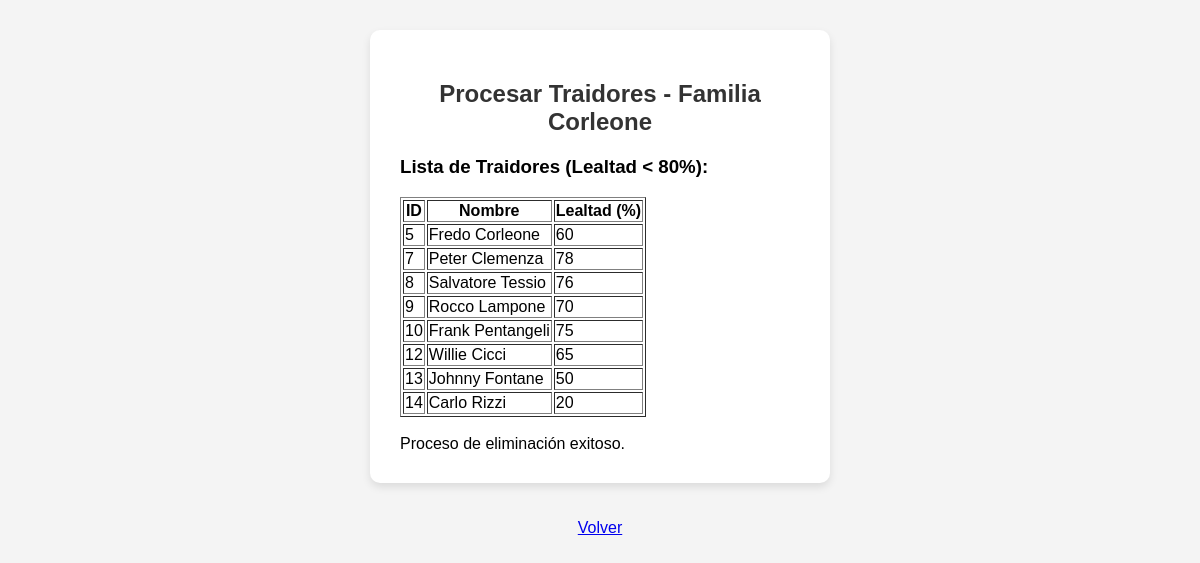
The page /Views/ProcesarTraidoresView.php on the database its author committed.
### tables this page shows
CREATE TABLE miembros (
id INT AUTO_INCREMENT PRIMARY KEY,
nombre VARCHAR(100) NOT NULL,
rol VARCHAR(50) NOT NULL,
lealtad INT NOT NULL CHECK (lealtad BETWEEN 0 AND 100)
);

### Config/Conexion.php (called while the page is built)
<?php
class Conexion
{
  private static $server = "localhost";
  private static $user = "root";
  private static $pass = "";
  private static $db = "cosa_nostra";
  private static $conexion = null;
  public static function connectPDO()
  {
    if (self::$conexion === null) {
      try {
        self::$conexion = new mysqli(self::$server, self::$user, self::$pass, self::$db);
      } catch (Exception $ex) {
        if (self::$conexion->connect_errno) {
          die("Error de conexión: " . self::$conexion->connect_error);
        } else {
          echo "Error de conexión: " . $ex->getMessage();
        }
      }
    }
    return self::$conexion;
  }
}
?>

### Controllers/FamiliaController.php (called while the page is built, shortened)
<?php
require_once __DIR__ . "/../Models/FamiliaModel.php";
class FamiliaController
{
  private $familiaModel;
  private $conexion;
  public function __construct()
  {
    $this->familiaModel = new FamiliaModel();
    $this->conexion = Conexion::connectPDO();
  }
  public function getTraidores($lealtad)
  {
    $traidores = $this->familiaModel->getTraidores($lealtad);
    return $traidores;
  }
  public function procesarTraidores($traidores)
  {
    $this->conexion->begin_transaction();
    try {
      foreach ($traidores as $traidor) {
        $this->familiaModel->eliminarMiembro($traidor['id']);
      }
      $this->conexion->commit();
      return "Proceso de eliminación exitoso.";
    } catch (Exception $ex) {
      $this->conexion->rollback();
      $this->familiaModel->eliminarTraidores();
      echo "ERROR. Todos los traidores eliminados por seguridad.";
      return "Error en proceso de eliminación: " . $ex->getMessage();
    }
  }
}
?>

### Models/FamiliaModel.php (called while the page is built, shortened)
<?php
require_once __DIR__ . "/../Config/Conexion.php";
class FamiliaModel
{
  private $conexion;
  public function __construct()
  {
    $this->conexion = Conexion::connectPDO();
  }
  public function getTraidores($lealtad)
  {
    $consulta = "SELECT * FROM miembros WHERE lealtad < ?";
    $stmt = $this->conexion->prepare($consulta);
    $stmt->bind_param("i", $lealtad);
    $stmt->execute();
    $resultado = $stmt->get_result();
    return $resultado->fetch_all(MYSQLI_ASSOC);
  }
  public function eliminarMiembro($codigoMiembro)
  {
    $consulta = "DELETE FROM miembros WHERE id = ?";
    $stmt = $this->conexion->prepare($consulta);
  }
}
?>

### Views/ProcesarTraidoresView.php (the view, shortened to what this page needs)
<?php
require_once __DIR__ . "/../Controllers/FamiliaController.php";
$familiaController = new FamiliaController();
$traidores = $familiaController->getTraidores(80);
?>
<!DOCTYPE html>
<html lang="es">
<head>
  <link rel="stylesheet" href="../Estilos/estiloForm.css">
</head>
<body>
  <div class="container">
    <h2>Procesar Traidores - Familia Corleone</h2>
    <?php if (!empty($traidores)) { ?>
      <h3>Lista de Traidores (Lealtad < 80%):</h3>
          <table border="1">
            <tr>
              <th>ID</th>
              <th>Nombre</th>
              <th>Lealtad (%)</th>
            </tr>
          <?php } ?>
          <?php
          foreach ($traidores as $traidor) {
            $id = $traidor['id'];
            $nombre = $traidor['nombre'];
            $lealtad = $traidor['lealtad'];
            echo "<tr><td>$id</td><td>$nombre</td><td>$lealtad</td></tr>";
          }
          ?>
        </table>
        <br>
        <?php
        if (!empty($traidores)) {
          echo $familiaController->procesarTraidores($traidores);
        } else {
          echo "Ya no hay traidores.";
        }
        ?>
  </div>
  <br><br>
  <a href="../Index.php">Volver</a>
</body>
</html>

### Estilos/estiloForm.css (style rules this page uses)
body { font-family: 'Arial', sans-serif; background-color: #f4f4f4; display: flex; flex-direction: column; justify-content: flex-start; align-items: center; height: 100vh; margin: 0; padding-top: 30px; }
h2 { text-align: center; color: #333; margin-bottom: 20px; }
.container { background-color: #fff; padding: 30px; border-radius: 10px; box-shadow: 0 4px 8px rgba(0, 0, 0, 0.1); width: 400px; }

### rows shown on the page
miembros: id "5", nombre "Fredo Corleone", lealtad "60"
miembros: id "7", nombre "Peter Clemenza", lealtad "78"
miembros: id "8", nombre "Salvatore Tessio", lealtad "76"
miembros: id "9", nombre "Rocco Lampone", lealtad "70"
miembros: id "10", nombre "Frank Pentangeli", lealtad "75"
miembros: id "12", nombre "Willie Cicci", lealtad "65"
miembros: id "13", nombre "Johnny Fontane", lealtad "50"
miembros: id "14", nombre "Carlo Rizzi", lealtad "20"

### other values the page prints
$familiaController->procesarTraidores($traidores) "Proceso de eliminación exitoso."
